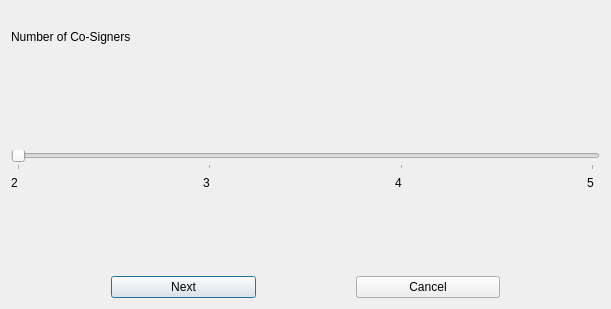
<?xml version="1.0" encoding="UTF-8"?>
<ui version="4.0">
 <class>MultiSigSetupChooseNumSigners</class>
 <widget class="QDialog" name="MultiSigSetupChooseNumSigners">
  <property name="geometry">
   <rect>
    <x>0</x>
    <y>0</y>
    <width>611</width>
    <height>243</height>
   </rect>
  </property>
  <property name="sizePolicy">
   <sizepolicy hsizetype="Expanding" vsizetype="Expanding">
    <horstretch>0</horstretch>
    <verstretch>0</verstretch>
   </sizepolicy>
  </property>
  <property name="windowTitle">
   <string>Multisignature Wallet Setup</string>
  </property>
  <layout class="QVBoxLayout" name="verticalLayout" stretch="0,0,0,0,0,0">
   <property name="topMargin">
    <number>30</number>
   </property>
   <item>
    <layout class="QHBoxLayout" name="horizontalLayout" stretch="0">
     <property name="topMargin">
      <number>0</number>
     </property>
     <item>
      <widget class="QLabel" name="label">
       <property name="text">
        <string>Number of Co-Signers</string>
       </property>
       <property name="alignment">
        <set>Qt::AlignLeading|Qt::AlignLeft|Qt::AlignVCenter</set>
       </property>
      </widget>
     </item>
    </layout>
   </item>
   <item>
    <spacer name="horizontalSpacer">
     <property name="orientation">
      <enum>Qt::Horizontal</enum>
     </property>
     <property name="sizeHint" stdset="0">
      <size>
       <width>40</width>
       <height>100</height>
      </size>
     </property>
    </spacer>
   </item>
   <item>
    <widget class="QSlider" name="numSignerSlider">
     <property name="minimum">
      <number>2</number>
     </property>
     <property name="maximum">
      <number>5</number>
     </property>
     <property name="orientation">
      <enum>Qt::Horizontal</enum>
     </property>
     <property name="tickPosition">
      <enum>QSlider::TicksBelow</enum>
     </property>
     <property name="tickInterval">
      <number>1</number>
     </property>
    </widget>
   </item>
   <item>
    <layout class="QHBoxLayout" name="horizontalLayout_3">
     <item>
      <widget class="QLabel" name="cosigners2">
       <property name="text">
        <string>2				3				4				5</string>
       </property>
      </widget>
     </item>
    </layout>
   </item>
   <item>
    <spacer name="horizontalSpacer_2">
     <property name="orientation">
      <enum>Qt::Horizontal</enum>
     </property>
     <property name="sizeHint" stdset="0">
      <size>
       <width>40</width>
       <height>80</height>
      </size>
     </property>
    </spacer>
   </item>
   <item>
    <layout class="QHBoxLayout" name="horizontalLayout_5">
     <property name="spacing">
      <number>100</number>
     </property>
     <property name="leftMargin">
      <number>100</number>
     </property>
     <property name="rightMargin">
      <number>100</number>
     </property>
     <item>
      <widget class="QPushButton" name="btnNext">
       <property name="text">
        <string>Next</string>
       </property>
       <property name="shortcut">
        <string>Return</string>
       </property>
      </widget>
     </item>
     <item>
      <widget class="QPushButton" name="btnCancel">
       <property name="text">
        <string>Cancel</string>
       </property>
       <property name="shortcut">
        <string>Esc</string>
       </property>
      </widget>
     </item>
    </layout>
   </item>
  </layout>
 </widget>
 <resources/>
 <connections/>
</ui>
